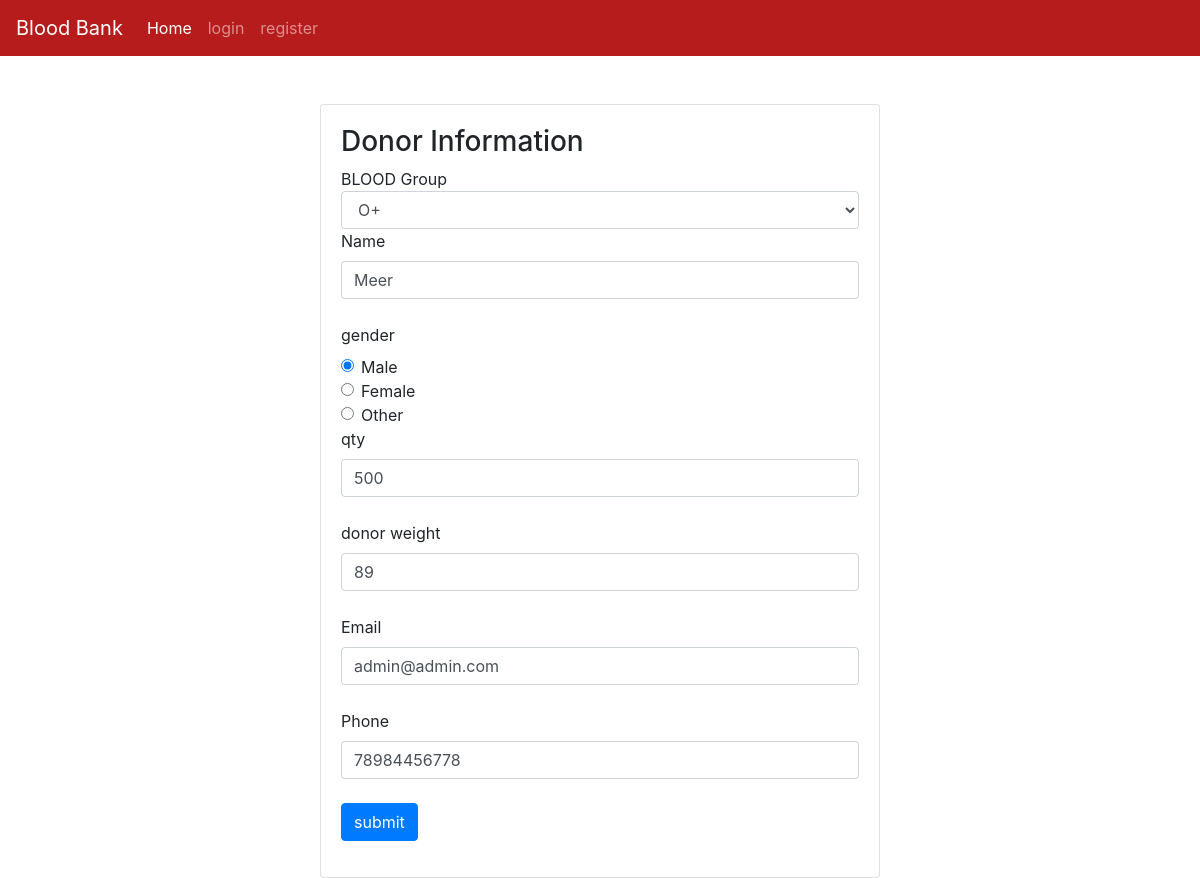
The app's page /editdonor/5, older data.
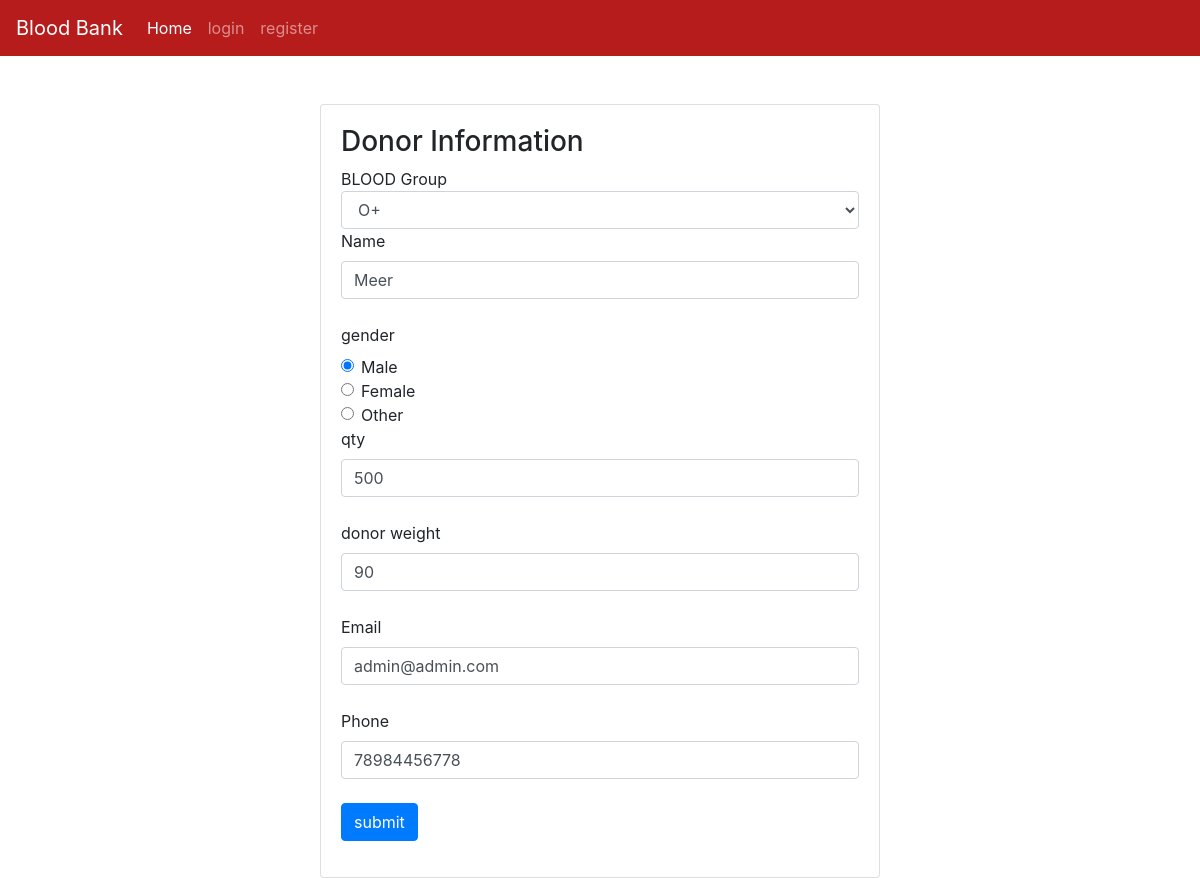
The same page, newer data.
### tables this page shows
CREATE TABLE blood (id INTEGER PRIMARY KEY AUTOINCREMENT, type TEXT, donorname TEXT, donorsex TEXT, qty TEXT, dweight TEXT, donoremail TEXT, phone TEXT);

### server.py (the view, shortened to what this page needs)
@app.route("/editdonor/<id>", methods=('GET', 'POST'))
def editdonor(id):
    msg =""
    if request.method == 'GET':
        con = sqlite3.connect('database.db')
        con.row_factory = sqlite3.Row
        cur = con.cursor()
        cur.execute("select * from blood where id=?",(id,))
        rows = cur.fetchall();
        return render_template("editdonor.html",rows = rows)

### templates/editdonor.html (shortened to what this page needs)
{% extends "base.html" %}
{% block content %}
{%for row in rows%}
<center>
<div class="card text-left mt-5" style="width: 35rem;">
  <div class="card-body">
      <form action = "{{url_for('editdonor',id=row['id'])}}" method = "POST">
         <h3>Donor Information</h3>
         BLOOD Group<br>
         <select name="blood_group" class="form-control">
            <option value="O+" selected>O+</option>
         </select>
         <label for="name">Name</label>
         <input type = "text" name = "donorname" class="form-control" value="{{row['donorname']}}" required/><br>
         <label for="gender">gender</label>
         <div class="form-check">
  <input class="form-check-input" type="radio" name="gender" id="exampleRadios1" value="male" checked>
  <label class="form-check-label" for="exampleRadios1">
    Male
  </label>
</div>
<div class="form-check">
  <input class="form-check-input" type="radio" name="gender" id="exampleRadios2" value="female">
  <label class="form-check-label" for="exampleRadios2">
    Female
  </label>
</div>
<div class="form-check">
  <input class="form-check-input" type="radio" name="gender" id="exampleRadios2" value="other">
  <label class="form-check-label" for="exampleRadios2">
    Other
  </label>
</div>
<label for="qty">qty</label>
         <input type = "text" name = "qty" class="form-control" value="{{row['qty']}}" required/><br>
<label for="dweight">donor weight</label>
         <input type = "text" name ="dweight" class="form-control" value="{{row['dweight']}}" required/><br>
  <label for="email">Email</label>
         <input type = "text" name ="email" class="form-control" value="{{row['donoremail']}}" required/><br>
      <label for="phone">Phone</label>
         <input type = "text" name ="phone" class="form-control" value="{{row['phone']}}" required/><br>
         <input type = "submit" value = "submit" class="btn btn-primary" /><br>
      </form>
    </div>
  </div>
</center>
 {%endfor%}
  {% endblock %}

Row changes from the older to the newer data that the page shows:
changed blood "Meer": dweight "89" → "90"
